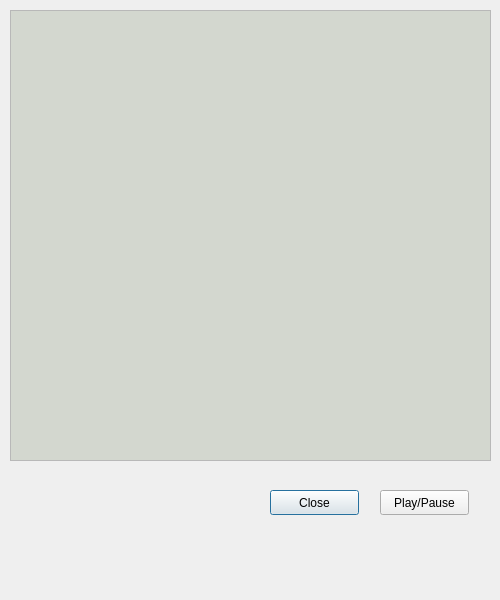
<?xml version="1.0" encoding="UTF-8"?>
<ui version="4.0">
 <class>Player</class>
 <widget class="QDialog" name="Player">
  <property name="geometry">
   <rect>
    <x>0</x>
    <y>0</y>
    <width>500</width>
    <height>600</height>
   </rect>
  </property>
  <property name="sizePolicy">
   <sizepolicy hsizetype="Fixed" vsizetype="Fixed">
    <horstretch>0</horstretch>
    <verstretch>0</verstretch>
   </sizepolicy>
  </property>
  <property name="minimumSize">
   <size>
    <width>500</width>
    <height>600</height>
   </size>
  </property>
  <property name="maximumSize">
   <size>
    <width>500</width>
    <height>600</height>
   </size>
  </property>
  <property name="windowTitle">
   <string>Dialog</string>
  </property>
  <widget class="QGraphicsView" name="PlayerGraphicsView">
   <property name="geometry">
    <rect>
     <x>10</x>
     <y>10</y>
     <width>481</width>
     <height>451</height>
    </rect>
   </property>
   <property name="palette">
    <palette>
     <active>
      <colorrole role="Base">
       <brush brushstyle="SolidPattern">
        <color alpha="255">
         <red>211</red>
         <green>215</green>
         <blue>207</blue>
        </color>
       </brush>
      </colorrole>
     </active>
     <inactive>
      <colorrole role="Base">
       <brush brushstyle="SolidPattern">
        <color alpha="255">
         <red>211</red>
         <green>215</green>
         <blue>207</blue>
        </color>
       </brush>
      </colorrole>
     </inactive>
     <disabled>
      <colorrole role="Base">
       <brush brushstyle="SolidPattern">
        <color alpha="255">
         <red>239</red>
         <green>235</green>
         <blue>231</blue>
        </color>
       </brush>
      </colorrole>
     </disabled>
    </palette>
   </property>
  </widget>
  <widget class="QPushButton" name="Btn_close">
   <property name="geometry">
    <rect>
     <x>270</x>
     <y>490</y>
     <width>89</width>
     <height>25</height>
    </rect>
   </property>
   <property name="text">
    <string>Close</string>
   </property>
  </widget>
  <widget class="QPushButton" name="pushButton">
   <property name="geometry">
    <rect>
     <x>380</x>
     <y>490</y>
     <width>89</width>
     <height>25</height>
    </rect>
   </property>
   <property name="text">
    <string>Play/Pause</string>
   </property>
  </widget>
 </widget>
 <resources/>
 <connections/>
</ui>
